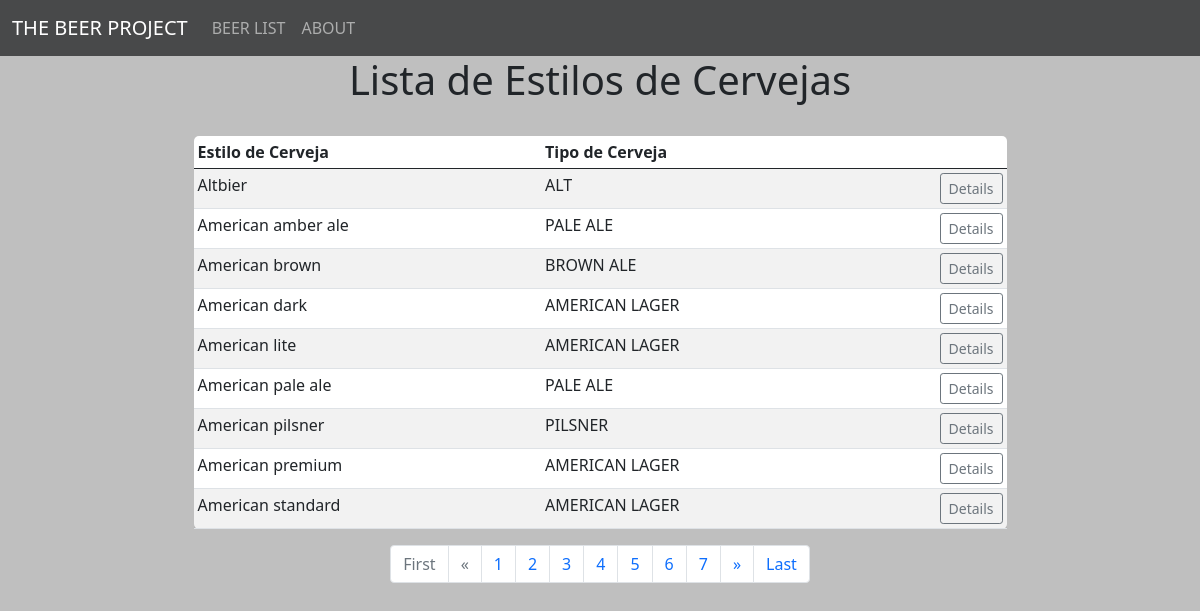
The page /beer_list on the database its author committed.
### beer/models.py (models this page shows, shortened)
class BeerData(models.Model):
    style_name = models.CharField(max_length=200)
    ABV_min = models.FloatField()
    ABV_max = models.FloatField()
    IBU_min = models.FloatField()
    IBU_max = models.FloatField()
    SRM_min = models.IntegerField()
    SRM_max = models.IntegerField()
    style_key_family = models.CharField(max_length=200)
    recommend = models.CharField(max_length=200)
    image = models.ImageField()
    food_pair = models.TextField(max_length=1000, blank=True)
    desc = models.TextField(max_length=1000, blank=True)

### beer/views.py (the view)
# urls.py: path('beer_list', views.beer_list, name='beer_list'),
def beer_list(request):
    beer_list = BeerData.objects.all().order_by('style_name')
    p = Paginator(beer_list, 9)
    page = request.GET.get('page')
    beers = p.get_page(page)
    nums = 'a' * beers.paginator.num_pages
    return render(request, 'beer/beer_list.html', {'beer_list':beer_list, 'beers':beers, 'nums':nums})

### templates/beer/beer_list.html
{% extends 'beer/base.html' %}
{% load static %}
{% block body_block %}
  <body>
    <div class="container w-75">
      <center>
        <h1>Lista de Estilos de Cervejas</h1>
        <br>
        <table class="table table-striped table-sm table-hover mmm">
          <thead>
            <th>Estilo de Cerveja</th>
            <th>Tipo de Cerveja</th>
            <th> </th>
          </thead>
          {% for beer in beers %}
          <tr>
            <td>{{ beer.style_name }}</td>
            <td>{{ beer.style_key_family | upper }}</td>
            <td align="right">
              <a href="{% url 'beer:beer_detail' beer.id %}" class="btn btn-outline-secondary btn-sm">Details</a>
            </td>
          </tr>
          {% endfor %}
        </table>
        <nav aria-label="Page navigation example">
          <ul class="pagination justify-content-center">
          {% if beers.has_previous %}
            <li class="page-item"><a class="page-link" href="?page=1">First</a></li>
            <li class="page-item"><a class="page-link" href="?page={{ beer.previous_page_number }}">&laquo</a></li>
          {% else %}
          <li class="page-item disabled"><a class="page-link" href="#">First</a></li>
          <li class="page-item disabled"><a class="page-link" href="#">&laquo</a></li>
          {% endif %}
            {% for i in nums %}
              <li class="page-item"><a class="page-link" href="?page={{ forloop.counter }}">{{ forloop.counter }}</a></li>
            {% endfor %}
          {% if beers.has_next %}
            <li class="page-item"><a class="page-link" href="?page={{ beers.next_page_number }}">&raquo</a></li>
            <li class="page-item"><a class="page-link" href="?page={{ beers.paginator.num_pages }}">Last</a></li>
          {% else %}
            <li class="page-item disabled"><a class="page-link" href="#">&raquo</a></li>
            <li class="page-item disabled"><a class="page-link" href="#">Last</a></li>
          {% endif %}
          </ul>
        </nav>
      </center>
    </div>
  </body>
{% endblock %}

### templates/beer/base.html (shortened to what this page needs)
<!DOCTYPE html>
{% load static %}
<html lang="en" dir="ltr">
  <head>
    <link href="https://cdn.jsdelivr.net/npm/bootstrap@5.0.1/dist/css/bootstrap.min.css" rel="stylesheet">
    <link rel="stylesheet" href="{% static 'beer/css/style.css' %}">
  </head>
  <body>
    <nav class="navbar navbar-expand-lg navbar-dark" style="background-color: #48494a;">
  <div class="container-fluid">
    <a class="navbar-brand" href="{% url 'beer:index' %}">THE BEER PROJECT</a>
    <div class="collapse navbar-collapse" id="navbarSupportedContent">
      <ul class="navbar-nav me-auto mb-2 mb-lg-0">
        <li class="nav-item">
          <a class="nav-link" href="{% url 'beer:beer_list' %}">BEER LIST</a>
        </li>
        <li class="nav-item">
          <a class="nav-link" href="{% url 'beer:about' %}">ABOUT</a>
        </li>
      </ul>
    </div>
  </div>
</nav>
    <div class="container">
      {% block body_block %}{% endblock %}
    </div>
  </body>
</html>

### static/beer/css/style.css (style rules this page uses)
body { background: #bfbfbf; }
table { background-color: white; border-radius: 5px; }

### rows shown on the page
BeerData: style_name "Altbier", style_key_family "ALT"
BeerData: style_name "American amber ale", style_key_family "PALE ALE"
BeerData: style_name "American brown", style_key_family "BROWN ALE"
BeerData: style_name "American dark", style_key_family "AMERICAN LAGER"
BeerData: style_name "American lite", style_key_family "AMERICAN LAGER"
BeerData: style_name "American pale ale", style_key_family "PALE ALE"
BeerData: style_name "American pilsner", style_key_family "PILSNER"
BeerData: style_name "American premium", style_key_family "AMERICAN LAGER"
BeerData: style_name "American standard", style_key_family "AMERICAN LAGER"
